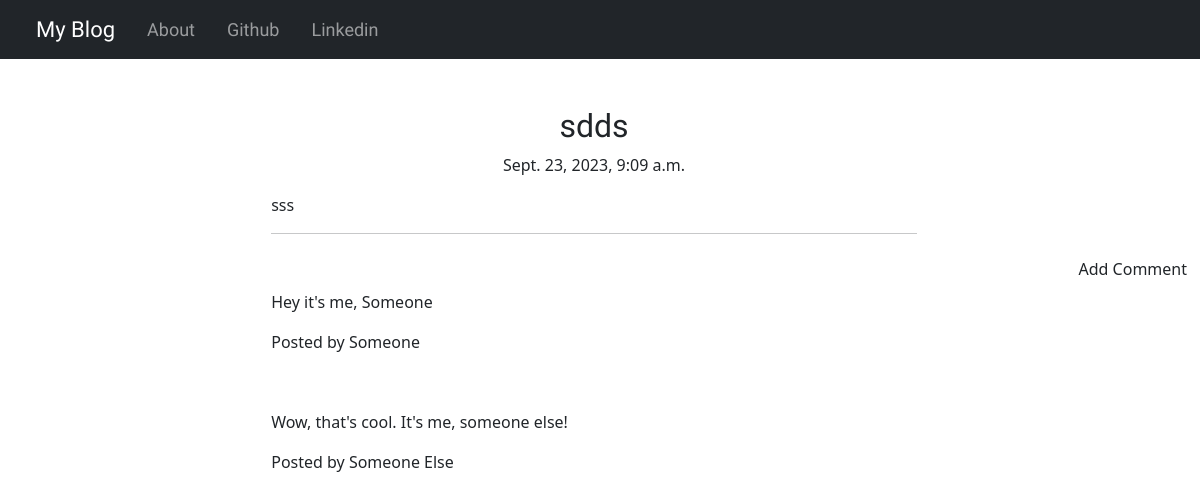
The app's page /10, older data.
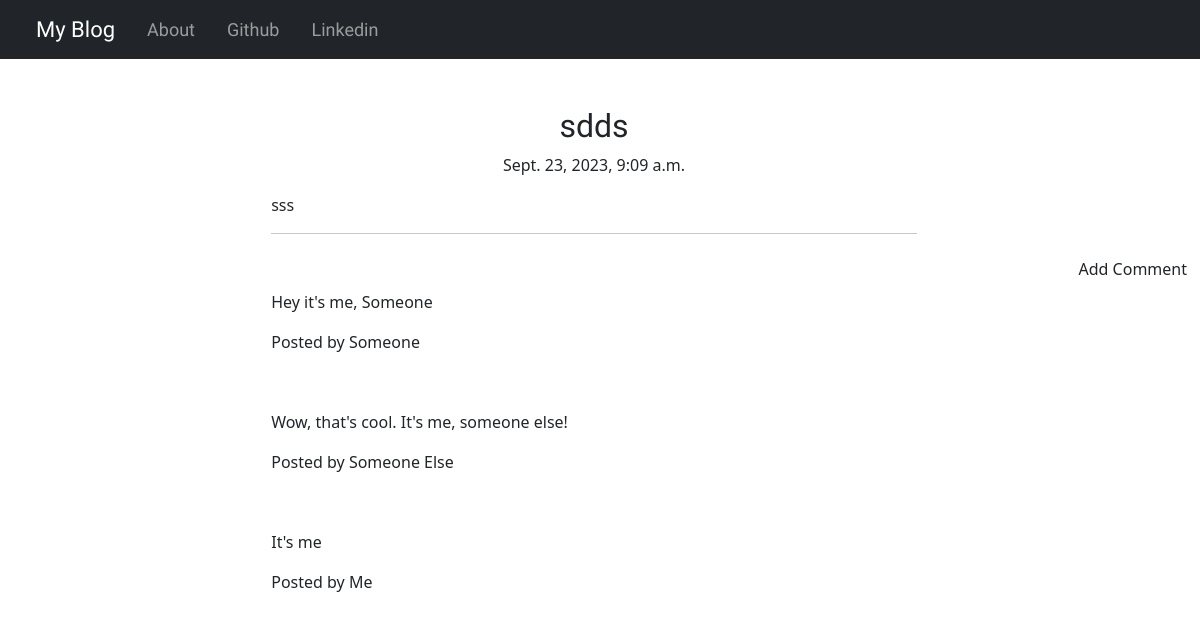
The same page, newer data.
### blog/models.py (models this page shows, shortened)
class Comment(models.Model):
    post = models.ForeignKey('blog.Post', related_name='comments', on_delete=models.CASCADE)
    author = models.CharField(max_length=100)
    text = models.TextField()
    create_date = models.DateTimeField(default=timezone.now)
    approved_comment = models.BooleanField(default=False)

### blog/views.py (the view)
# urls.py: path('<int:pk>', views.PostDetailView.as_view(), name='post_detail'),
class PostDetailView(DetailView):
    model = Post

### blog/templates/blog/post_detail.html (shortened to what this page needs)
{% extends 'blog/base.html' %}
{% load bootstrap_icons %}
{% block body_block %}
    <div class="container my-5" style="width:60%;">
        <h1 class="posttitle loader">{{ post.title }}</h1>
        {% if post.published_date %}
            <div class="date postdate">
                {{ post.published_date }}
            </div>
        {% else %}
            <a href="{% url 'blog:post_publish' pk=post.pk %}" class="btn btn-default">Publish</a>
        {% endif %}
        <p class="postcontent">{{ post.text|safe|linebreaksbr }}</p>
        <hr>
        <a href="{% url 'blog:add_comment_to_post' pk=post.pk %}" class="btn btn-comment">Add Comment</a>
        <div class="conatiner">
            {% for comment in post.comments.all %}
                <br>
            <p>{{ comment.text|safe|linebreaks }}</p>
            <p>Posted by {{ comment.author }}</p>
            {% empty %}
            <p>No Comments</p>
            {% endfor %}
        </div>
    </div>
{% endblock %}

Row changes from the older to the newer data that the page shows:
added Comment: text "It's me", author "Me"
